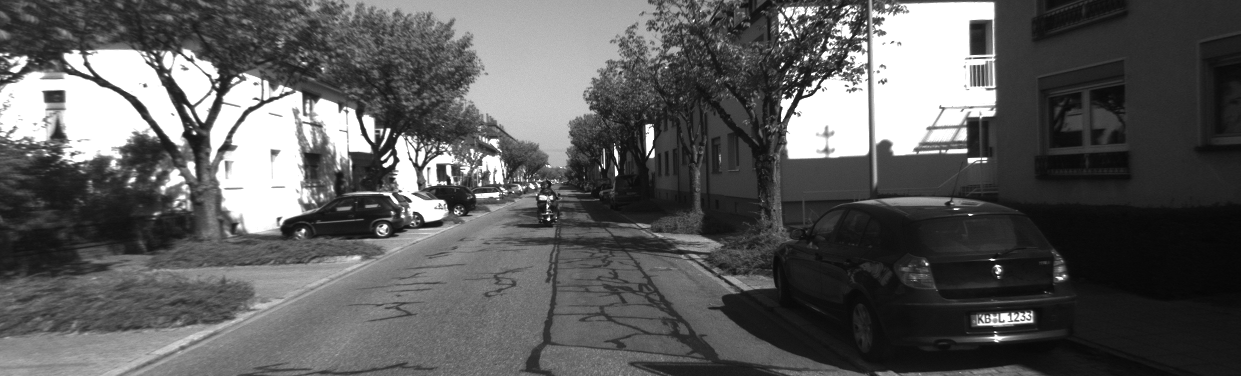
#> input picture Keypoint_Detection_and_Matching/data/000002.png, 1241 x 376 px, given in place of 000000.png, which was not available
$ python detect_corner.py
#> lines starting #> are read from the running program, lines starting #| are printed output that depends on the picture; after the words box and inside, x2 and y2 are one past the last pixel; in counts of white or black regions, pixels touching at a corner belong together; pictures that were not available may be replaced by others from this repository, and a replacement may not be noted
#> further down, img is the input picture: shape (376, 1241) float32; min 0.0196, max 1, mean 0.36
#| (376, 1241)
import numpy as np
import matplotlib.pyplot as plt
import matplotlib.image as mpimg
import glob
from matplotlib.animation import FFMpegWriter
from scipy import signal as sig
from scipy.spatial.distance import cdist


metadata = dict(title='Movie Test', artist='Matplotlib',
                comment='Movie support!')
writer = FFMpegWriter(fps=10, metadata=metadata)


def harris(img, patch_size, kappa):
#> called with patch_size = 9, kappa = 0.08
    sobel_x = np.array([[-1, 0, 1],
                        [-2, 0, 2],
                        [-1, 0, 1]])
    sobel_y = sobel_x.T
    Ix = sig.convolve2d(img, sobel_x, mode='same')
    Iy = sig.convolve2d(img, sobel_y, mode='same')
    Ixx = Ix ** 2
    Iyy = Iy ** 2
    IxIy = Ix * Iy
    # rectangular unifoem window
    patch_weights = np.ones((patch_size, patch_size))/patch_size**2
    sumIxx = sig.convolve2d(Ixx, patch_weights, mode='same')
    sumIyy = sig.convolve2d(Iyy, patch_weights, mode='same')
    sumIxIy = sig.convolve2d(IxIy, patch_weights, mode='same')
    detM = sumIxx*sumIyy - sumIxIy*sumIxIy
    traceM = sumIxx * sumIyy
    scores = detM - (kappa * traceM**2)
    scores[scores < 0] = 0
#> scores: shape (376, 1241) float64; min 0, max 2.43, mean 0.0423
    return scores


def ind2sub(array_shape, ind):
    rows = ind // array_shape[1]
    cols = ind % array_shape[1]
    return (rows, cols)


def select_keypoints(scores, num, r):
#> called with num = 200, r = 8
    keypoints = np.ones((2, num))
    for i in range(num):
        [row, col] = ind2sub(scores.shape, np.argmax(scores))
        keypoints[:, i] = [row, col]
        scores[max(0, row-r):min(scores.shape[0],row+r+1), max(0, col-r):min(scores.shape[1], col+r+1)] = \
            np.zeros((min(scores.shape[0],row+r+1)-max(0, row-r), min(scores.shape[1], col+r+1)-max(0, col-r)))
#> this loop made 200 passes
#> (rows in ind2sub, cols in ind2sub, row, col) on passes 1 to 3: (36, 790, 36, 790), (153, 393, 153, 393), (127, 649, 127, 649)
#> scores: shape (376, 1241) float64; min 0, max 0.503, mean 0.00698
    return keypoints


def describe_keypoints(img, keypoints, r):
#> called with keypoints = array of shape (2, 200), r = 9
    descriptors = np.zeros(((2*r+1)**2, keypoints.shape[1]))
    padded_img = np.pad(img, (r, r), 'constant', constant_values=0)
    for i in range(keypoints.shape[1]):
        [row, col] = [int(keypoints[:, i][0]) + r, int(keypoints[:, i][1]) + r]
        # print(row, col)
        descriptors[:, i] = padded_img[row-r:row+r+1, col-r:col+r+1].reshape(((2*r+1)**2, ))
#> this loop made 200 passes
#> (row, col) on passes 1 to 3: (45, 799), (162, 402), (136, 658)
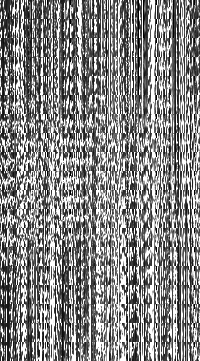
#> descriptors: shape (361, 200) float64; min 0, max 1, mean 0.529
    return descriptors


def match_descriptors(des2, des1, lam):
    distances = cdist(des1.T, des2.T)
    # print(distances)
    min_distances = np.min(distances, axis=-1)
    # print(min_distances)
    min_distances_ind = np.argmin(distances, axis=-1)
    # print(min_distances_ind)
    sorted_dists = np.sort(min_distances)
    sorted_dists = sorted_dists[sorted_dists!=0]
    min_non_zero_dist = sorted_dists[1]
    min_distances_ind[min_distances >= lam * min_non_zero_dist] = 0
    # print(sorted_dists)
    unique_matches = np.zeros(min_distances_ind.shape)
    d, w = np.unique(min_distances_ind, return_index=True)
    # print(d, w)
    unique_matches[w] = min_distances_ind[w]
    return unique_matches


def plot_matches(img, matches, keypoints2, keypoints):
    pass

# [8 lines of commented-out code are left out]


corner_patch_size = 9
harris_kappa = 0.08
num_keypoints = 200
descriptor_radius = 9
nonmaximum_supression_radius = 8
match_lambda = 4

img = mpimg.imread('data/000000.png')
print(img.shape)

# Corner Response (Harris)
harris_score = harris(img, corner_patch_size, harris_kappa)
keypoints = select_keypoints(harris_score, num_keypoints, nonmaximum_supression_radius)
descriptors = describe_keypoints(img, keypoints, descriptor_radius)
# [5 lines of commented-out code are left out]

img2 = mpimg.imread('data/000001.png')
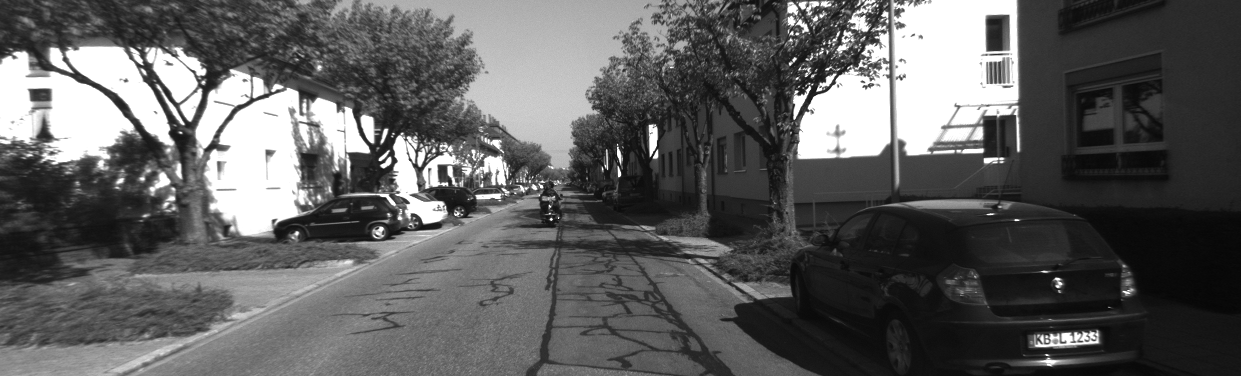
#> input picture Keypoint_Detection_and_Matching/data/000003.png, 1241 x 376 px, given in place of 000001.png, which was not available
#> img2 is the input picture: shape (376, 1241) float32; min 0.0235, max 1, mean 0.369
harris_score2 = harris(img2, corner_patch_size, harris_kappa)
#> call 2 of harris, with patch_size = 9, kappa = 0.08
#> in harris (call 2), `scores[scores < 0] = 0`:
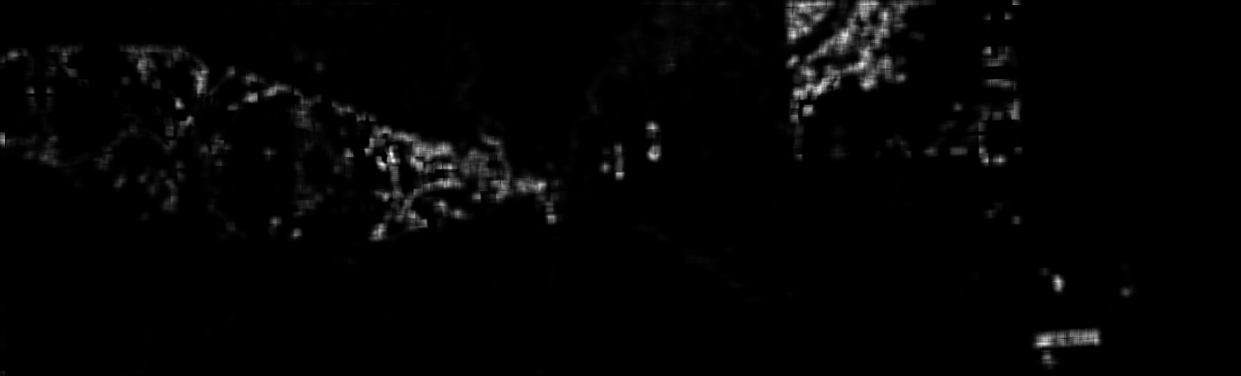
#> scores: shape (376, 1241) float64; min 0, max 2.56, mean 0.0425; drawn with min black and max white
keypoints2 = select_keypoints(harris_score2, num_keypoints, nonmaximum_supression_radius)
#> call 2 of select_keypoints, with num = 200, r = 8
#> the loop in select_keypoints (call 2), `for i in range(num):` made 200 passes
#> (rows in ind2sub, cols in ind2sub, row, col) on passes 1 to 3: (154, 391, 154, 391), (164, 382, 164, 382), (343, 1044, 343, 1044)
#> after the loop in select_keypoints (call 2), `for i in range(num):`:
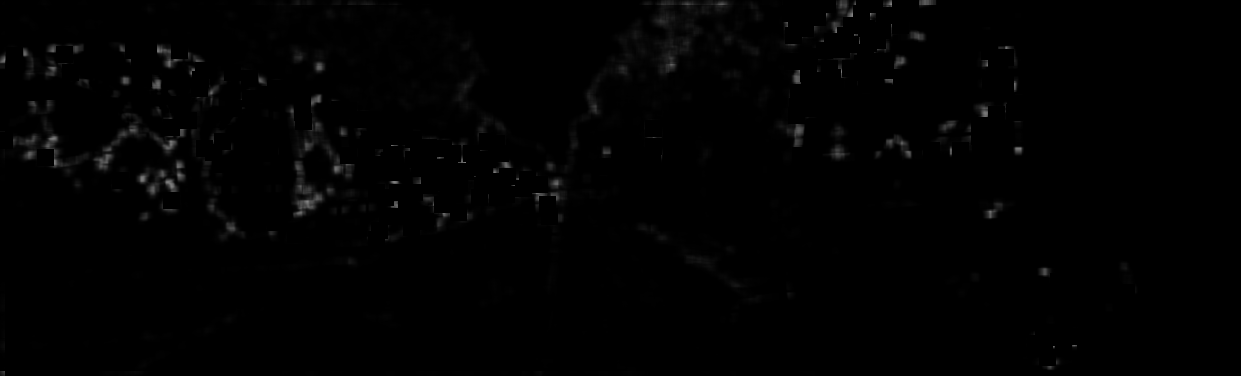
#> scores: shape (376, 1241) float64; 9.1% of pixels changed, all inside (x1, y1, x2, y2) = (0, 0, 1135, 366)
descriptors2 = describe_keypoints(img2, keypoints2, descriptor_radius)
#> call 2 of describe_keypoints, with keypoints = array of shape (2, 200), r = 9
#> in describe_keypoints (call 2), `padded_img = np.pad(img, (r, r), 'constant', constant_values=0)`:
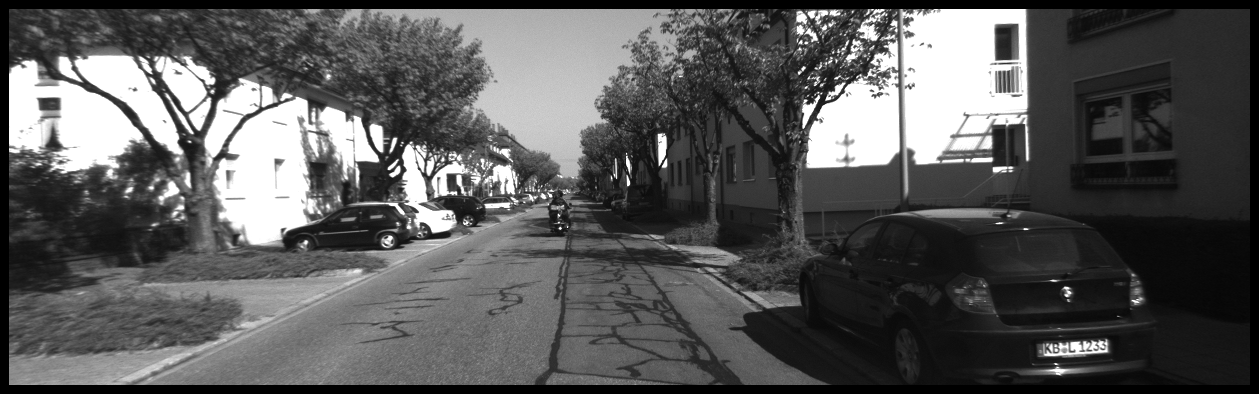
#> padded_img: shape (394, 1259) float32; min 0, max 1, mean 0.347
#> the loop in describe_keypoints (call 2), `for i in range(keypoints.shape[1]):` made 200 passes
#> (row, col) on passes 1 to 3: (163, 400), (173, 391), (352, 1053)
#> after the loop in describe_keypoints (call 2), `for i in range(keypoints.shape[1]):`:
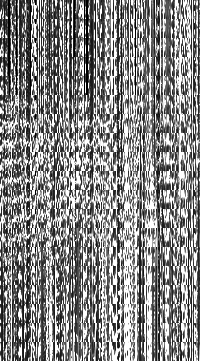
#> descriptors: shape (361, 200) float64; min 0, max 1, mean 0.536
# [5 lines of commented-out code are left out]

matches = match_descriptors(descriptors2, descriptors, match_lambda)

plt.figure(figsize=(15,5))
plt.axis('off')
plt.imshow(img2, cmap=plt.get_cmap('gray'))
plt.scatter(keypoints2[1], keypoints2[0], marker='x', color='r')
plt.plot(
    [keypoints[1, np.where(matches != 0)].squeeze(), keypoints2[1, np.array([matches[np.where(matches != 0)]]).astype('int')].squeeze()],
    [keypoints[0, np.where(matches != 0)].squeeze(), keypoints2[0, np.array([matches[np.where(matches != 0)]]).astype('int')].squeeze()],
    linewidth=4, color='blue'
    )
plt.show()
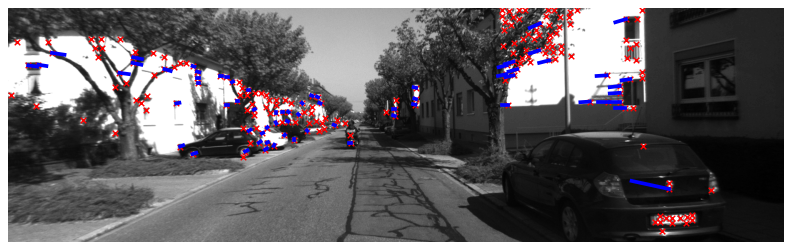
#> figure drawn by matplotlib, 1 panel

all_image_paths = sorted(glob.glob('data/*'))
# print(all_image_paths)
fig = plt.figure(figsize=(15,5))
#> (the run stopped early here; a loop or call above may not have finished)
